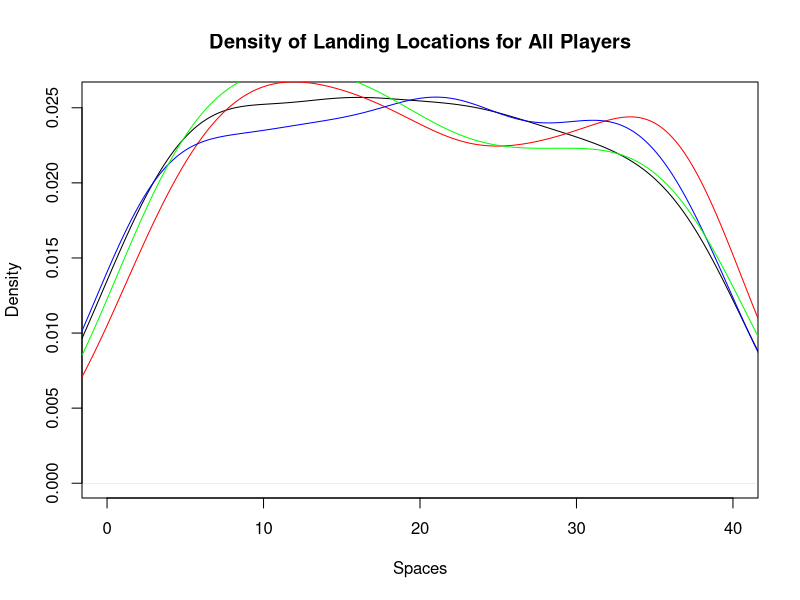
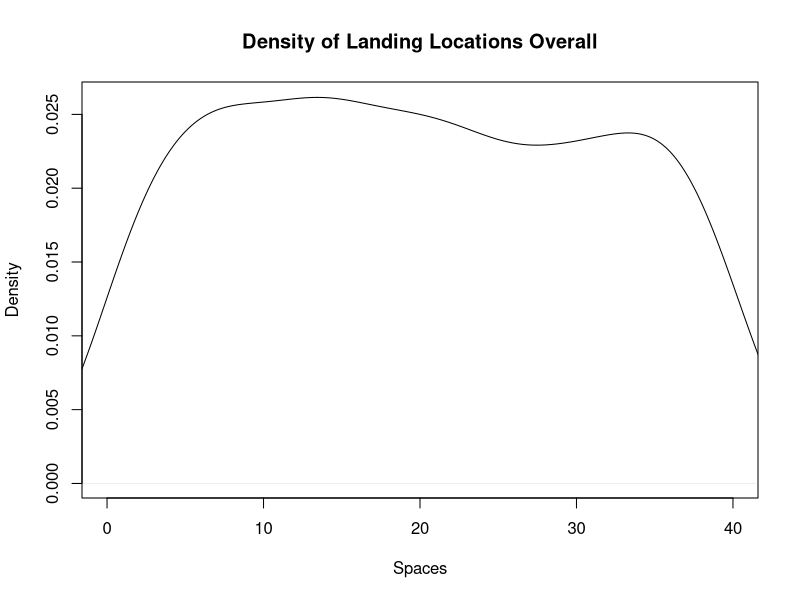
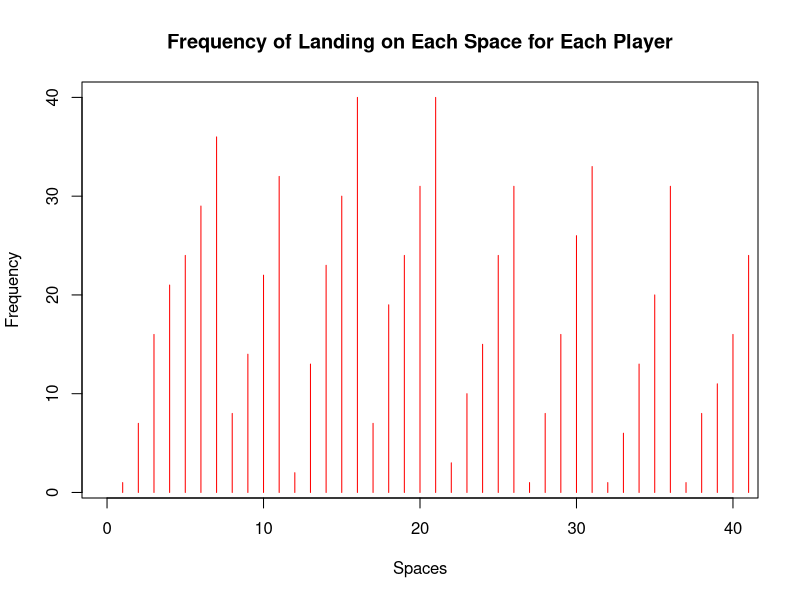
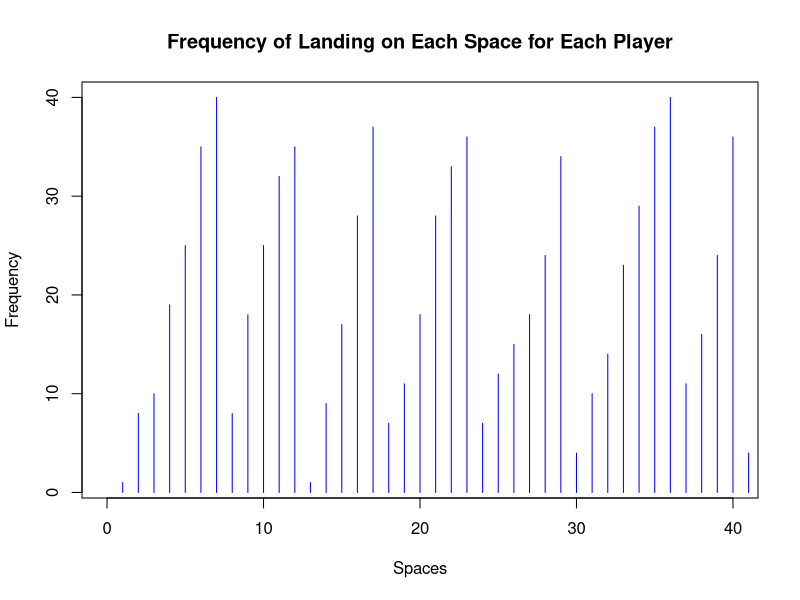
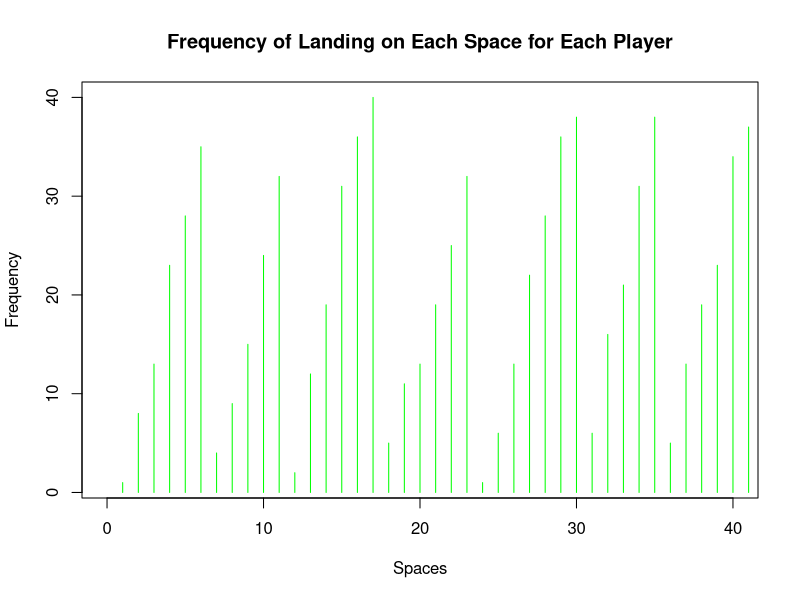
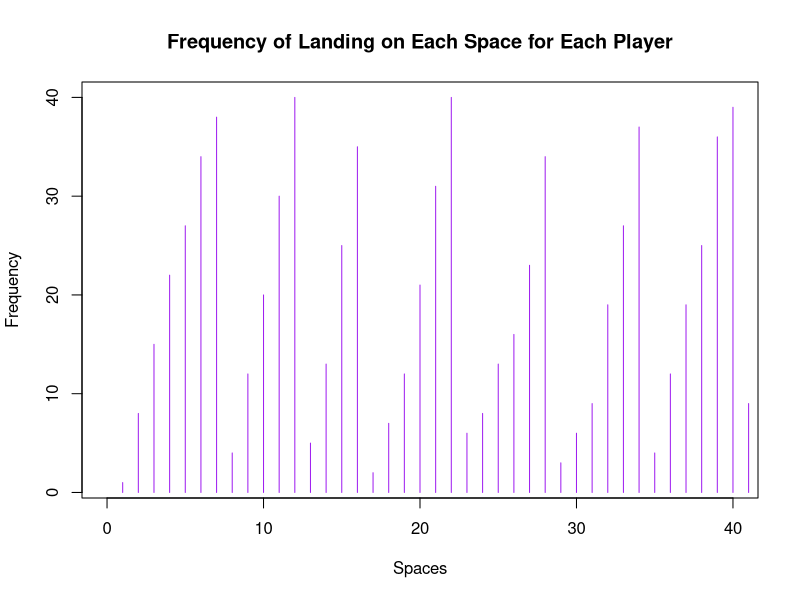
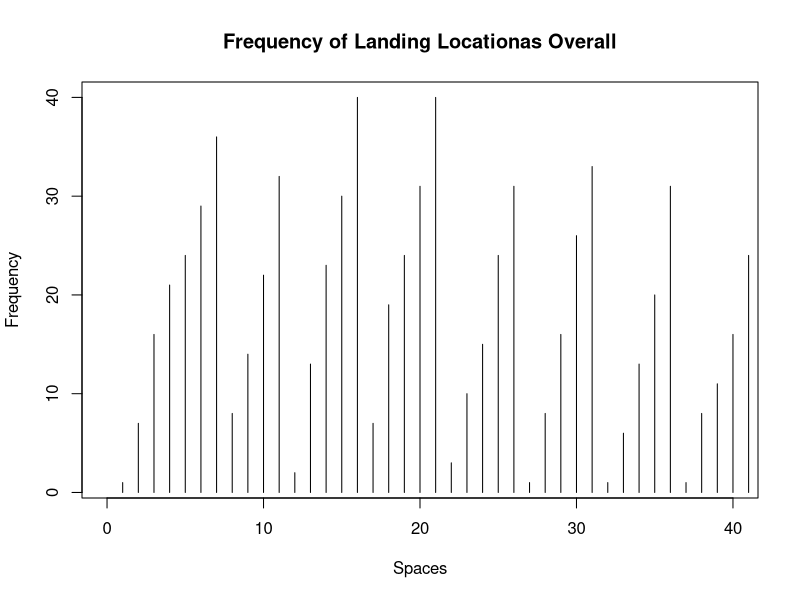
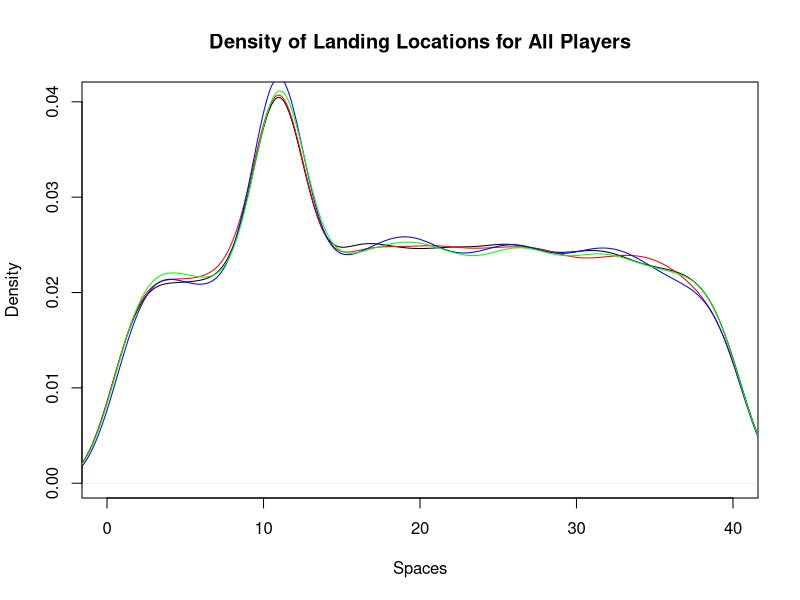

R code for these plots, in order:
## ---- chunk 1
knitr::opts_chunk$set(echo = TRUE)
## ---- chunk 2
library(dplyr)
library(ggplot2)
library(tidyverse)
## ---- chunk 3
monopolyBoard <- read.csv("MonopolyBoard.csv", header = T)
monopolyBoard
## ---- chunk 4
# Using dice rolls to determine where a player will land on the board
#input: "location", where the player is on the board
#output: the players new location on the board after the have rolled

#note that this is only accounting for standard dice rolls, no special rules yet...

lets_move = function(location) {
  dice_roll_1 <- sample(1:6, 1, replace = TRUE) #A random roll of a six-sided die
  dice_roll_2 <- sample(1:6, 1, replace = TRUE) #A random roll of a six-sided die
  
  roll_total <- sum(dice_roll_1, dice_roll_2) #The sum of the two rolls
  
  location = location + roll_total #Updating the player's location based on their rolls from the current turn
  
  if(location <= 40) { #if statement checking the players location
    location = location
  } else { #if the sum of the player's previous location and their rolls is greater than 40, this moves the player past GO and the start moving from space 1
    location = location - 40
  }
  
  print(location)
  
}

lets_move(20)
## ---- chunk 5
who_goes_first2 <- function(num_players){
  initial_rolls <- c()
  player_order <- length(num_players)
  for (i in 1:num_players) {
    player_i_roll <- sum(sample(1:6, 2, replace=TRUE))
    initial_rolls <- c(initial_rolls, player_i_roll) # vector of every player's first roll
  }
  
  if(sum(initial_rolls == max(initial_rolls)) >= 2){ # if more 1 person has the highest roll
    
    while (sum(initial_rolls == max(initial_rolls)) >= 2) { # keep rolling as long as players are tied
      tied_players <- which(initial_rolls==max(initial_rolls)) # identify which players tied

      tie_breaker_rolls <- c()
      for (i in tied_players) { # tied players roll again
       player_i_roll2 <- sum(sample(1:6, 2, replace=TRUE))
       tie_breaker_rolls <- c(tie_breaker_rolls, player_i_roll2)
       initial_rolls <- tie_breaker_rolls # update initial rolls
      }
    }
    highest_roll <- max(tie_breaker_rolls)
    highest_player <- tied_players[which(tie_breaker_rolls == highest_roll)]
  }
  
  else {
    highest_player <- which.max(initial_rolls) # who rolled the highest number
  
    # creating player order
    player_order[1] <- as.integer(highest_player)

    for (j in 2:num_players) {
    
      player_order[j] <- as.integer(player_order[j-1] + 1)
      if (player_order[j] > num_players) {
        player_order[j] <- 1
      }
    }
    #print(player_order)
  }
  playerlist <- (list(highest_player, player_order))
  return(playerlist)
}

who_goes_first2(4)
## ---- chunk 6
#A function to play Monopoly!
#Utilizes lets_move to move the players around the board
#input: "turns"; the amount of turns each player will take (i.e. the number of rounds in the game), "players"; a numeric value 1-4 representing the number of players in the game
#output: a dataframe showing each players' location after each of their turns; a density plot showing each players' location data throughout the game; a density plot showing the overall location data throughout the game

lets_play = function(turns, players) {
  
  location_data <- as.data.frame(matrix(nrow = turns, ncol = players)) # dataframe will keep data for locations of players for each turn
  
  # puts players in order
  colnames(location_data) <- who_goes_first2(players)[[2]]
  
  location = 1 #initializes the player at space 1 (i.e. GO!)
  location_data[1,] <- location

  for (i in 2:turns) { # iterates through number of turns
    for (j in 1:players) { # rotates through each player
      location = lets_move(location_data[i-1,j])[[1]] # takes location from lets_move2 function and assigns it to location
      location_data[i,j] <- as.integer(location) # puts location value into the dataframe of locations for each player
    }
  }
print(location_data) 


 ########################## plots ###############################

 #vector of colors
  colors <- c("red", "blue", "green","purple")
  
  # creates density plot of frequency of landing on each space for each player
  plot(density(location_data[,1]), xlim = c(0,40), col = "black", xlab="Spaces", main= "Density of Landing Locations for All Players")
  
  for (k in 2:players) {
    lines(density(location_data[,k]), col = colors[k-1]) # adds a density line for each player after the first
  }
  
  # creates density plot for total frequency landing on each space (all players spaces included)
  all_spaces <- as.vector(as.matrix(location_data))
  plot(density(all_spaces), xlim = c(0,40), col = "black", xlab="Spaces", main="Density of Landing Locations Overall")
  
  #creates frequency plot for frequency of landing on certain spaces for each player
  for(k in 1:players){
  plot(location_data[,k], xlim= c(0,40), col=colors[k], type="h", xlab="Spaces", ylab="Frequency", main="Frequency of Landing on Each Space for Each Player")
  }

  plot(all_spaces, xlim = c(0,40), col = "black", type="h", xlab = "Spaces", ylab = "Frequency", main = "Frequency of Landing Locationas Overall")
}

lets_play(100, 4)

## ---- chunk 7
#Double Down -- addition of jail and double rolls

#Incorporating double rolls and sending players to jail when the players are rolling and moving
#input: "location"; a numeric value 1 to 40; where the player in on the board
#output: the players new location on the board

lets_move2 = function(location) {
  dice_roll_1 <- sample(1:6, 1, replace = TRUE) #a standard, six-sided dice roll
  dice_roll_2 <- sample(1:6, 1, replace = TRUE) #a standard, six-sided dice roll
  
  roll_total <- sum(dice_roll_1, dice_roll_2) #the sum of the two dice rolls
  roll_double <- dice_roll_1 == dice_roll_2 #checking if the player rolled a double
  
    location = location + roll_total # updates location to be previous location + roll total
    double3 = "false" # double3 is assigned "true" if the player double rolls 3x (as seen in if statement below), otherwise it is assigned "false" 
    
  # first double roll -> roll again
  if (roll_double == TRUE) { #checks if the player rolled a double with their first two rolls. if "TRUE", the player rolls again
    dice_roll_3 <- sample(1:6, 1, replace = TRUE) #the player's third dice roll
    dice_roll_4 <- sample(1:6, 1, replace = TRUE) #the player's fourth dice roll
    
    roll_total2 <- sum(dice_roll_3, dice_roll_4) #the sum of the player's third and fourth rolls
    roll_double2 <- dice_roll_3 == dice_roll_4 #checks to see if the player rolled a double again
    
    location = location + roll_total2 #the player's new location
    double3 = "false"
    
    # if player is at a location past 40, subtract 40 so they go back to the GO space at location "41"
    # this is included in each if statement below so that it applies if player has to roll again
    if (location <= 40) { #checks to make sure that the player's location isn't over 40 (i.e not on the board)
      location = location
    } else { #If greater than 40, it subtracts 40 from location to allow player to continue to move on the board
      location = location - 40
    }
     
      # second double roll -> roll again
      if (roll_double2 == TRUE) { #if the player has rolled two doubles, they roll again
        dice_roll_5 <- sample(1:6, 1, replace = TRUE) #the player's fifth roll
        dice_roll_6 <- sample(1:6, 1, replace = TRUE) #the player's sixth roll
    
        roll_total3 <- sum(dice_roll_5, dice_roll_6) #the sum of the fifth and sixth roll
        roll_double3 <- dice_roll_5 == dice_roll_6 #checking to see if the player rolled a third double
    
        location = location + roll_total3 #the players new location
        double3 = "false"
        
        if (location <= 40) { #checks the player's location again
          location = location
        } else {
          location = location - 40
        }
        
        # third double roll -> go to jail
          if (roll_double3 == TRUE) { #checks if the player rolled three doubles in a row, if TRUE, the players goes to jail (space 11)
            location = monopolyBoard$spaces[monopolyBoard$name == "Jail"]
            double3 = "true"
          }
      }
  }  
    
  if (location <= 40) { #checks the players location on the board
    location = location
  } else {
    location = location - 40
  }
  
  listdata <- (list(location, double3)) # creates list for outputs "location" and "double3"
  # if you need to access location from this function, use lets_move2(location_data[i-1,j])[[1]]
  # if you need to access double3, use lets_move2(double3)[[2]]
  return(listdata)
  
}
## ---- chunk 8
#A function to move players around the board while incorporating double rolls and going to jail
#input: "turns"; the amount of turns each player takes (i.e. how many rounds the game is), "players"; a numeric value 1-4 representing the number of players in the game
#output: a dataframe showing each players' location after each of their turns; a density plot showing each players' location data throughout the game; a density plot showing the overall location data throughout the game

lets_play2 = function(turns, players) {
  
  
  location_data <- as.data.frame(matrix(nrow = turns, ncol = players)) # dataframe will keep data for locations of players for each turn
  double3data <- as.data.frame(matrix(nrow = turns, ncol = players)) # dataframe will say "true" if player double rolled 3x (which lands them in jail) and "false" if they didn't double roll 3x
  
    # puts players in order
    colnames(location_data) <- who_goes_first2(players)[[2]]
  
    location = 1 # each player starts at location 1
    location_data[1,] <- location
    double3 = 0 # initializing "double3" which will be later assigned a "true" or "false" based on if player double rolled 3x
  
    for (i in 2:turns) { # iterates through number of turns
      
        for (j in 1:players) { # rotates through each player
          
        location = lets_move2(location_data[i-1,j])[[1]] # takes location from lets_move2 function and assigns it to location
        location_data[i,j] <- as.integer(location) # puts location value into the dataframe of locations for each player
        double3data[i,j] <- lets_move2(double3)[[2]] # takes "true" or "false" value from double3 and adds it to double3data dataframe
        
      # deals with landing in jail from "go to jail" space and staying there for next 3 turns
      if (31 %in% location_data[i-1,j]) { # if you landed on 31 in the last turn (i-1 turn), you go to jail (space 11) for the ith turn
        location <- 11
        location_data[i,j] <- as.integer(location) # new location is 11
      } else if (11 %in% location_data[i-1,j] & 31 %in% location_data[i-2,j]) { # if you were on space 11 last turn AND you were on space 31 2 turns ago, you stay in jail (space 11) for turn i
        location <- 11
        location_data[i,j] <- as.integer(location)
      } else if (11 %in% location_data[i-2,j] & 31 %in% location_data[i-3,j]) {
        location <- 11
        location_data[i,j] <- as.integer(location)
      }
        
      # landing in jail from 3x double roll and staying there for next 3 turns
      if (11 %in% location_data[i,j] & "true" %in% double3data[i-1,j]) { # if player's location is 11 (jail) and double3data is"true" (player double rolled 3x), player stays in jail. all 3 if/else if statements keep player in jail for the next 3 turns
        location <- 11
        location_data[i,j] <- as.integer(location)
      } else if (11 %in% location_data[i-1,j] & "true" %in% double3data[i-2,j]) { # 
        location <- 11
        location_data[i,j] <- as.integer(location)
      } else if (11 %in% location_data[i-2,j] & "true" %in% double3data[i-3,j]) {
        location <- 11
        location_data[i,j] <- as.integer(location)
      }
        
    }
  }
  print(location_data)
  print(double3)
  
  
  ########################## plots ###############################

 #vector of colors
  colors <- c("red", "blue", "green","purple")
  
  # creates density plot of frequency of landing on each space for each player
  plot(density(location_data[,1]), xlim = c(0,40), col = "black", xlab="Spaces", main= "Density of Landing Locations for All Players")
  
  for (k in 2:players) {
    lines(density(location_data[,k]), col = colors[k-1]) # adds a density line for each player after the first
  }
  
  # creates density plot for total frequency landing on each space (all players spaces included)
  all_spaces <- as.vector(as.matrix(location_data))
  plot(density(all_spaces), xlim = c(0,40), col = "black", xlab="Spaces", main="Density of Landing Locations Overall")
  
  #creates frequency plot for frequency of landing on certain spaces for each player
  for(k in 1:players){
  plot(location_data[,k], xlim= c(0,40), col=colors[k], type="h", xlab="Spaces", ylab="Frequency", main="Frequency of Landing on Each Space for Each Player")
  }
  
  plot(all_spaces, xlim = c(0,40), col = "black", type="h", xlab = "Spaces", ylab = "Frequency", main = "Frequency of Landing Locationas Overall")
 
}
 
lets_play2(10000, 4)
## ---- chunk 9

Card_Numbers <- c(1, 2, 3, 4, 5, 6, 7, 8, 9, 10, 11, 12, 13, 14, 15, 16) # the card numbers

Chance_Cards <- c("Advance to Boardwalk", "Advance to Go (Collect $200)", "Advance to Illinois Avenue. If you pass Go, collect $200", "Advance to St. Charles Place. If you pass Go, collect $200", "Advance to the nearest Railroad. If unowned, you may buy it from the Bank. If owned, pay owner twice the rental to which they are otherwise entitled", "Advance to the nearest Railroad. If unowned, you may buy it from the Bank. If owned, pay owner twice the rental to which they are otherwise entitled", "Advance token to nearest Utility. If unowned, you may buy it from the Bank. If owned, throw dice and pay owner a total ten times amount thrown", "Bank pays you dividend of $50", "Get Out of Jail Free", "Go Back 3 Spaces", "Go to Jail. Go directly to Jail, do not pass Go, do not collect $200", "Make general repairs on all your property. For each house pay $25. For each hotel pay $100", "Speeding fine $15", "Take a trip to Reading Railroad. If you pass Go, collect $200", "You have been elected Chairman of the Board. Pay each player $50", "Your building loan matures. Collect $150") # the card information

Chance <- data.frame(Chance_Cards, Card_Numbers) #a dataframe associating each chance card with a number



Community_Chest_Cards <- c("Advance to Go (Collect $200)", "Bank error in your favor. Collect $200", "Doctor’s fee. Pay $50", "From sale of stock you get $50", "Get Out of Jail Free", "Go to Jail. Go directly to jail, do not pass Go, do not collect $200", "Holiday fund matures. Receive $100", "Income tax refund. Collect $20", "It is your birthday. Collect $10 from every player", "Life insurance matures. Collect $100", "Pay hospital fees of $100", "Pay school fees of $50", "Receive $25 consultancy fee", "You are assessed for street repair. $40 per house. $115 per hotel", "You have won second prize in a beauty contest. Collect $10", "You inherit $100") # the card information

Community_Chest <- data.frame(Community_Chest_Cards, Card_Numbers) #a dataframe associating each community chest card with a number
## ---- chunk 10
#A function that randomly selects a numeric value 1:16 representing a Chance card and updates the player's location based on the card information
#input: "location"; a numeric value 1:40 representing the player's location on the board
#output: the player's new location on the board

Drawing_Chance = function(location) {
  location = location #the player's current location
  draw_card <- sample(1:16, 1, replace = TRUE) #randomly selecting a card from 1:16
  player_card <- Chance$Chance_Cards[draw_card] #finding the card in the Chance deck
  print(player_card)

#The following if statements update the player's location based on the card that was drawn (if applicable)  
      if(draw_card == 1) {
        location = 1
      }
      
      if(draw_card == 2) {
        location = 1
      }
      
      if(draw_card == 3) {
        location = 25
      }
  
      if(draw_card == 4){
        location = 12
      }
    
      if(draw_card == 5){ #takes into account which space the player is nearest to to determine updated location
        if(location >= 37 && location <= 5){
              location = 6
            } else {
              if (location >= 6 && location <= 15){
                location = 16
              } else {
                if(location >= 16 && location <= 25){
                  location = 26
                } else {
                  location = 36
                }
              }
            }
    }
  
    if(draw_card == 6){ #takes into account which space the player is nearest to to determine updated location
        if(location >= 37 && location <= 5){
              location = 6
            } else {
              if (location >= 6 && location <= 15){
                location = 16
              } else {
                if(location >= 16 && location <= 25){
                  location = 26
                } else {
                  location = 36
                }
              }
            }
    }
  
    if(draw_card == 7){ #takes into account which space the player is nearest to to determine updated location
        if(location >= 29 && location <= 12){
              location = 13
            } else {
              location = 29
    }
  }
  
    if(draw_card == 11) {
      location = 11
    }
  
    if(draw_card == 14) {
      location = 6
    }
  
    if(draw_card == 10) {
      location = location - 3
    }
  
    location = location
    return(location)
}


#A function that randomly selects a numeric value 1:16 representing a Community Chest card and updates the player's location based on the card information
#input: "location"; a numeric value 1:40 representing the player's location on the board
#output: the player's new location on the board

Drawing_Community_Chest = function(location) {
  location = location #the player's current location
  draw_card_chest <- sample(1:16, 1, replace = TRUE) #randomly selecting a card from 1:16
  player_card_chest <- Community_Chest$Community_Chest_Cards[draw_card_chest] #finding the card in the Community Chest deck
  print(player_card_chest)

#The following if statements update the player's location based on the card that was drawn (if applicable) 
  if (draw_card_chest == 1) {
    location = 1
  } else {
    if (draw_card_chest == 6) {
    location = 11
    } else {
      location = location
    }
  
  }
  
  location = location 
  return(location)
}
## ---- chunk 11
#A function that expands on lets_move2 to add the actions of Community Chest and Chance spaces and their respective cards
#input: "location"; a numeric value 1 to 40; where the player in on the board
#output: the players new location on the board

lets_move3 = function(location) {
  dice_roll_1 <- sample(1:6, 1, replace = TRUE) 
  dice_roll_2 <- sample(1:6, 1, replace = TRUE) 
  
  roll_total <- sum(dice_roll_1, dice_roll_2)
  roll_double <- dice_roll_1 == dice_roll_2
  
    location = location + roll_total
    double3 = "false"


  if (location <= 40) {
      location = location
  } else {
      location = location - 40
  }
   
  
  if(location == 8 || location == 23 || location == 27) { #check's if the player's location is a Chance space
    location = Drawing_Chance(location) #if TRUE, the player draws a Chance card using the Drawing_Chance function which updates their location
  }
  
  if(location == 3 || location == 18 || location == 34) { #check's if the player's location is a Community Chest space
    location = Drawing_Community_Chest(location) #if TRUE, the player draws a Community Chest card using the Drawing_Community_Chest which updates their location
  }
    
  # first double roll -> roll again
  if (roll_double == TRUE) {
    dice_roll_3 <- sample(1:6, 1, replace = TRUE)
    dice_roll_4 <- sample(1:6, 1, replace = TRUE)
    
    roll_total2 <- sum(dice_roll_3, dice_roll_4)
    roll_double2 <- dice_roll_3 == dice_roll_4
    
    location = location + roll_total2
    double3 = "false"
    
    if (location <= 40) {
      location = location
    } else {
      location = location - 40
    }
    
    
    if(location == 8 || location == 23 || location == 27) { #check's if the player's location is a Chance space
    location = Drawing_Chance(location) #if TRUE, the player draws a Chance card using the Drawing_Chance function which updates their location
    }
  
  if(location == 3 || location == 18 || location == 34) { #check's if the player's location is a Community Chest space
    location = Drawing_Community_Chest(location) #if TRUE, the player draws a Community Chest card using the Drawing_Community_Chest which updates their location
    }
     
      # second double roll -> roll again
      if (roll_double2 == TRUE) {
        dice_roll_5 <- sample(1:6, 1, replace = TRUE)
        dice_roll_6 <- sample(1:6, 1, replace = TRUE)
    
        roll_total3 <- sum(dice_roll_5, dice_roll_6)
        roll_double3 <- dice_roll_5 == dice_roll_6
    
        location = location + roll_total3
        double3 = "false"
        
        if (location <= 40) {
          location = location
        } else {
          location = location - 40
        }
        
        if(location == 8 || location == 23 || location == 27) { #check's if the player's location is a Chance space
          location = Drawing_Chance(location) #if TRUE, the player draws a Chance card using the Drawing_Chance function which updates their location
        }
  
        if(location == 3 || location == 18 || location == 34) { #check's if the player's location is a Community Chest space
          location = Drawing_Community_Chest(location) #if TRUE, the player draws a Community Chest card using the Drawing_Community_Chest which updates their location
         
        }
        
        # third double roll -> go to jail
          if (roll_double3 == TRUE) {
            location = monopolyBoard$spaces[monopolyBoard$name == "Jail"]
            double3 = "true"

          }
      }
  }  
   
  location = location 

  listdata <- (list(location, double3))
  return(listdata)
  
}

## ---- chunk 12
lets_play3 = function(turns, players) {
  
  location_data <- as.data.frame(matrix(nrow = turns, ncol = players))
  double3data <- as.data.frame(matrix(nrow = turns, ncol = players))
  
    colnames(location_data) <- who_goes_first2(players)[[2]]
  
    location = 1
    location_data[1,] <- location
    double3 = 0
  
    for (i in 2:turns) {
      
        for (j in 1:players) {
          
        location = lets_move3(location_data[i-1,j])[[1]]
        location_data[i,j] <- as.integer(location)
        double3data[i,j] <- lets_move3(double3)[[2]]
        
      # deals with landing in jail from "go to jail" space and staying there for next 3 turns
      if (31 %in% location_data[i-1,j]) { # if you land on 31 (go to jail), next location is in jail (space 11)
        location <- 11
        location_data[i,j] <- as.integer(location)
      } else if (11 %in% location_data[i-1,j] & 31 %in% location_data[i-2,j]) {
        location <- 11
        location_data[i,j] <- as.integer(location)
      } else if (11 %in% location_data[i-2,j] & 31 %in% location_data[i-3,j]) {
        location <- 11
        location_data[i,j] <- as.integer(location)
      }
        
      # landing in jail from 3x double roll and staying there for next 3 turns
      if (11 %in% location_data[i,j] & "true" %in% double3data[i-1,j]) { # "true" means player double rolled 3x -> jail
        location <- 11
        location_data[i,j] <- as.integer(location)
      } else if (11 %in% location_data[i-1,j] & "true" %in% double3data[i-2,j]) { # 
        location <- 11
        location_data[i,j] <- as.integer(location)
      } else if (11 %in% location_data[i-2,j] & "true" %in% double3data[i-3,j]) {
        location <- 11
        location_data[i,j] <- as.integer(location)
      }
        
    }
  }
  print(location_data)
  print(double3data)


  
  # creates density plot of frequency of landing on each space for each player
  colors <- c("red", "blue", "green","purple")
  
  plot(density(location_data[,1]), xlim = c(0,40), col = "black", xlab="Spaces", main= "Density of Landing Locations for All Players")
  
  for (k in 2:players) {
    lines(density(location_data[,k]), col = colors[k-1]) # adds a density line for each player after the first
  }
  
  # creates density plot for total frequency landing on each space (all players spaces included)
  all_spaces <- as.vector(as.matrix(location_data))
  plot(density(all_spaces), xlim = c(0,40), col = "black", xlab="Spaces", main="Density of Landing Locations Overall")
  
  for(k in 1:players){
  plot(location_data[,k], xlim= c(0,40), col=colors[k], type="h", xlab="Spaces", ylab="Frequency", main="Frequency of Landing on Each Space for Each Player")
  }
  
}


lets_play3(1000, 4)
